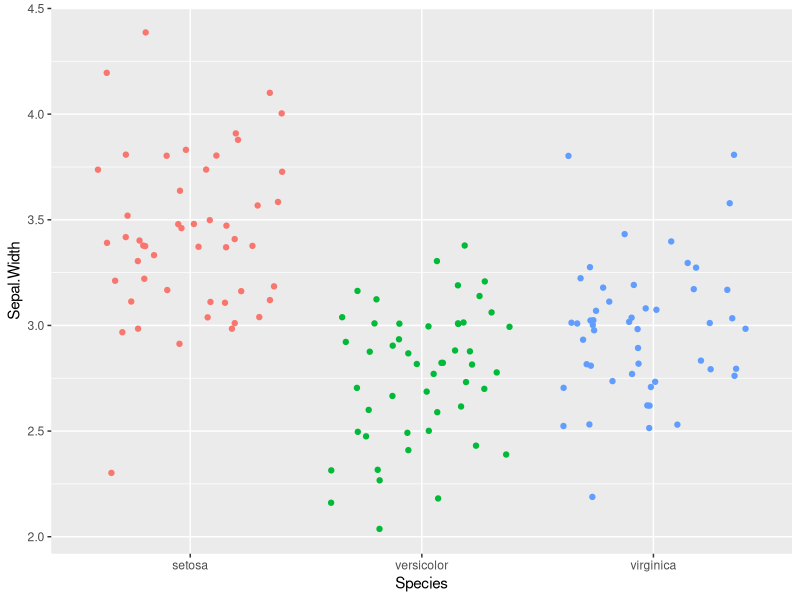
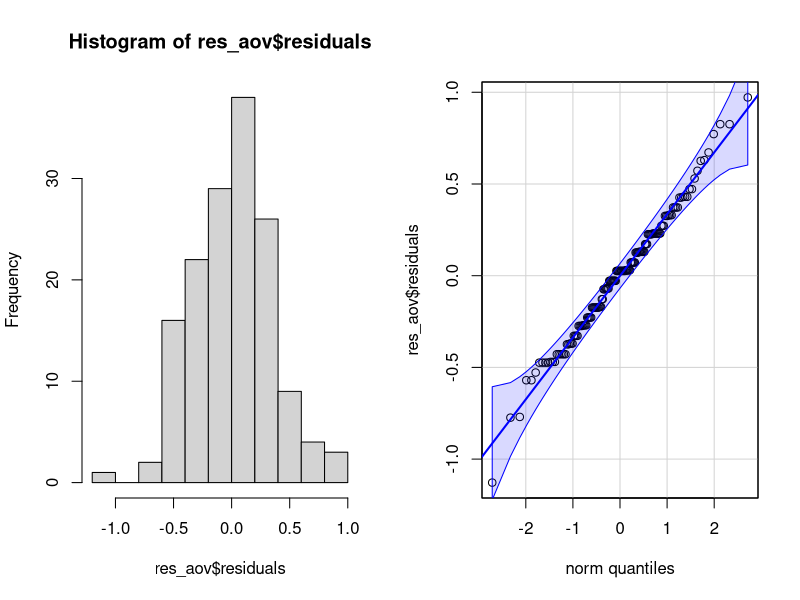
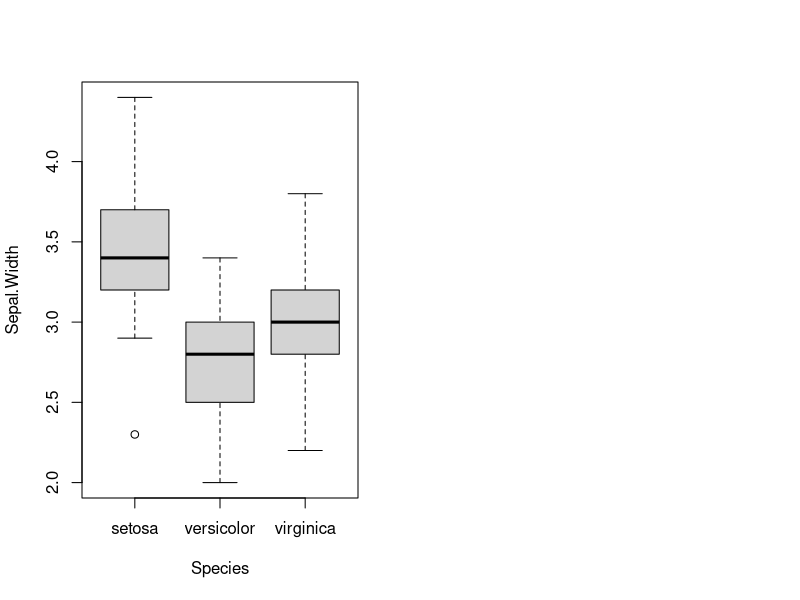
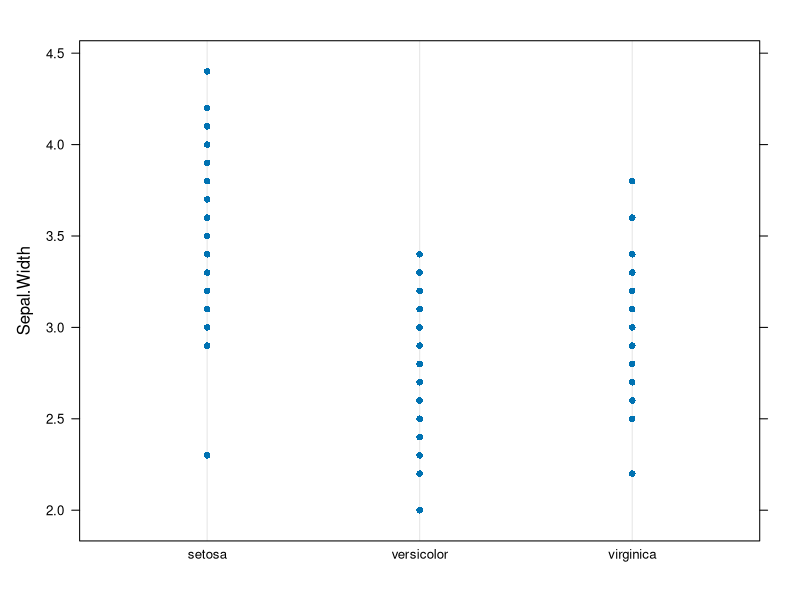
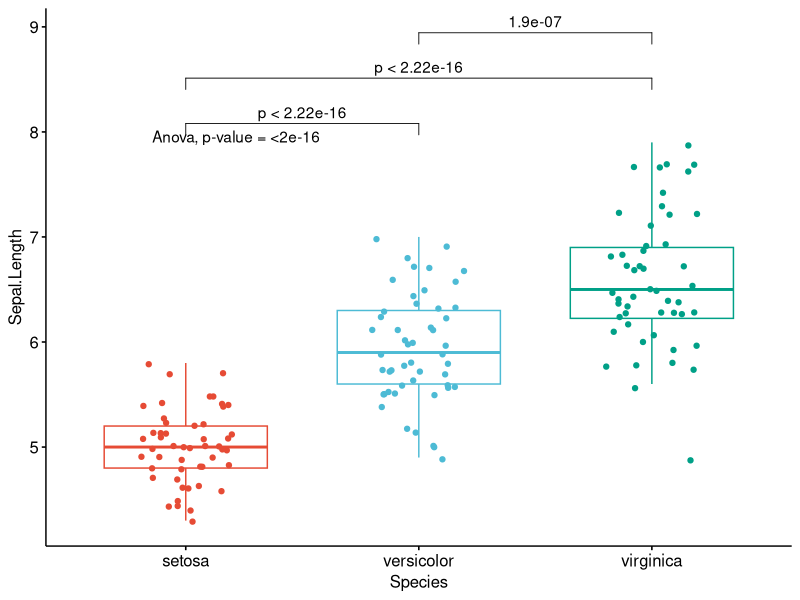
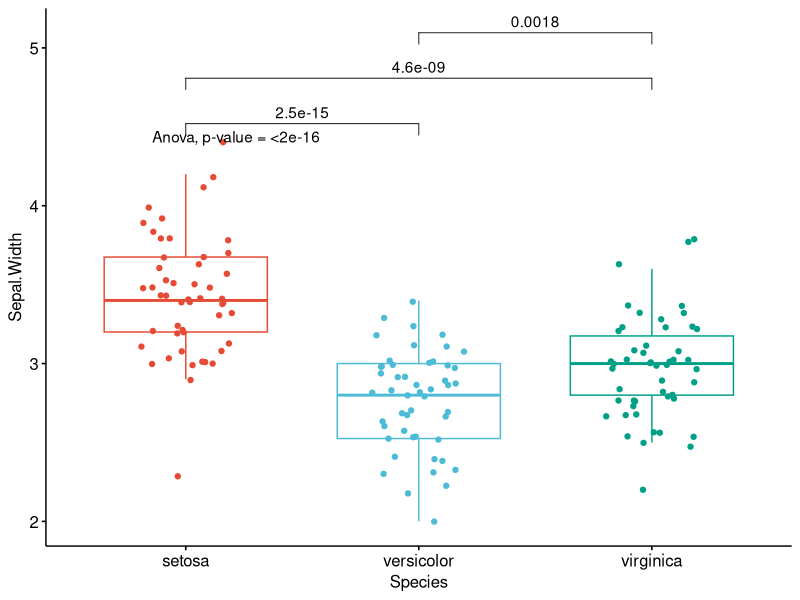
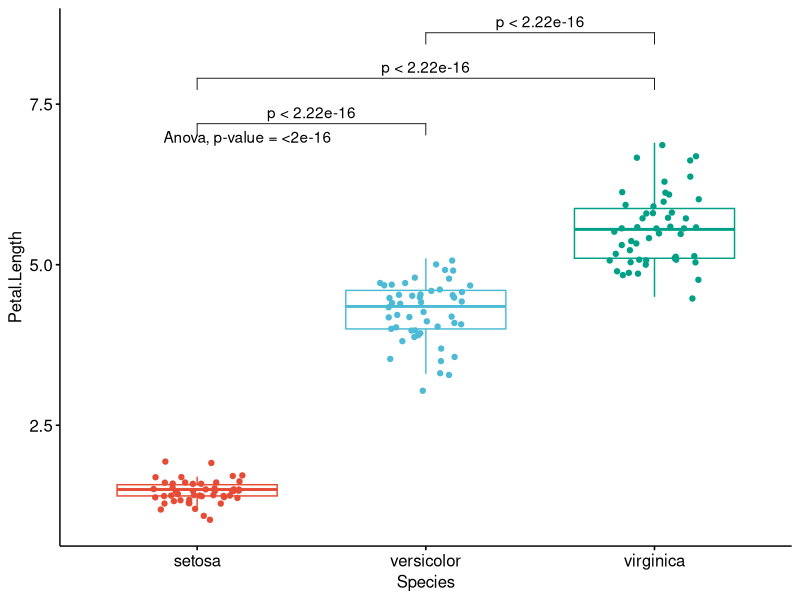
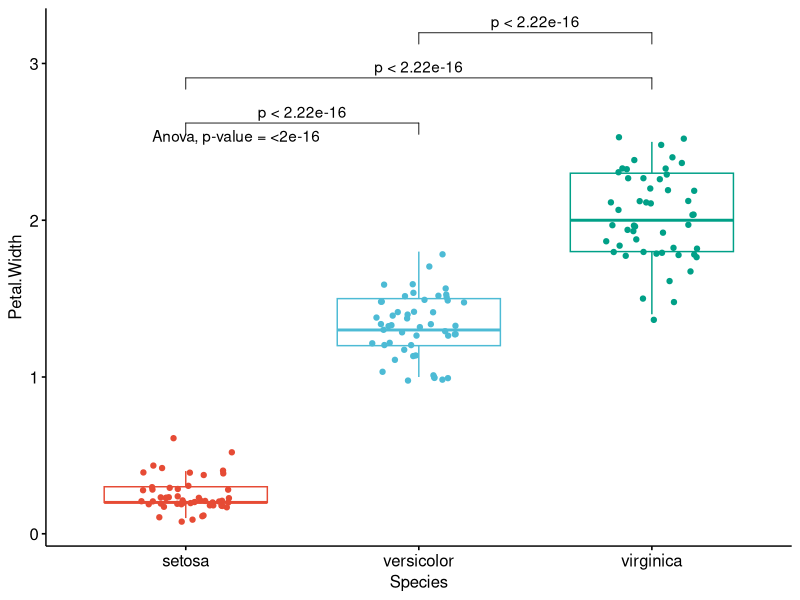

R code for these plots, in order:
## ---- chunk 1
#paquetes R a utilizar
library(tidyverse)
## ---- chunk 2
#datos
tibble(iris)

#inspección de datos
ggplot(iris) +
  aes(x = Species, y = Sepal.Width, color = Species) +
  geom_jitter() +
  theme(legend.position = "none")
## ---- chunk 3
res_aov <- aov(Sepal.Width ~ Species,
  data = iris
)
## ---- chunk 4
par(mfrow = c(1, 2)) # combine plots

# histogram
hist(res_aov$residuals)

# QQ-plot
library(car)
qqPlot(res_aov$residuals,
  id = FALSE # id = FALSE to remove point identification
)
## ---- chunk 5
# Boxplot
boxplot(Sepal.Width ~ Species,
  data = iris
)
## ---- chunk 6
# Dotplot
library("lattice")

dotplot(Sepal.Width ~ Species,
  data = iris
)
## ---- chunk 7
# Levene's test
library(car)

leveneTest(Sepal.Width ~ Species,
  data = iris
)
## ---- chunk 8
# primer metodo:
oneway.test(Sepal.Width ~ Species,
  data = iris,
  var.equal = TRUE # asumiendo varianzas iguales
)
## ---- chunk 9
# 2nd method:
res_aov <- aov(Sepal.Width ~ Species,
  data = iris
)

summary(res_aov)
## ---- chunk 10
oneway.test(Sepal.Width ~ Species,
  data = iris,
  var.equal = FALSE # asumiendo variaciones desiguales
)
## ---- chunk 11
library(multcomp)
# Prueba de Tukey HSD:
post_test <- glht(res_aov,
  linfct = mcp(Species = "Tukey")
)
summary(post_test)
## ---- chunk 12
TukeyHSD(res_aov)
## ---- chunk 13
#paquete para p-valor en la visualización de prueba de promedios
library(ggpubr)
dat <- iris
# Editar desde aquí
x <- which(names(dat) == "Species") #variable de agrupación
y <- which(names(dat) == "Sepal.Length" #variables para la prueba de promedios
          | names(dat) == "Sepal.Width"
          | names(dat) == "Petal.Length"
          | names(dat) == "Petal.Width")
method1 <- "anova" # Una de "anova" o "kruskal.test"
method2 <- "t.test" # Una de "wilcox.test" o "t.test"
my_comparisons <- list(c("setosa", "versicolor"), c("setosa", "virginica"), c("versicolor", "virginica")) # comparaciones para pruebas de promedio
# Editar hasta aquí

# Edit at your own risk
for (i in y) {
  for (j in x) {
    p <- ggboxplot(dat,
      x = colnames(dat[j]), y = colnames(dat[i]),
      color = colnames(dat[j]),
      legend = "none",
      palette = "npg",
      add = "jitter"
    )
    print(
      p + stat_compare_means(aes(label = paste0(..method.., ", p-value = ", ..p.format..)),
        method = method1, label.y = max(dat[, i], na.rm = TRUE)
      )
      + stat_compare_means(comparisons = my_comparisons, method = method2, label = "p.format") # remove if p-value of ANOVA or Kruskal-Wallis test >= alpha
    )
  }
}
